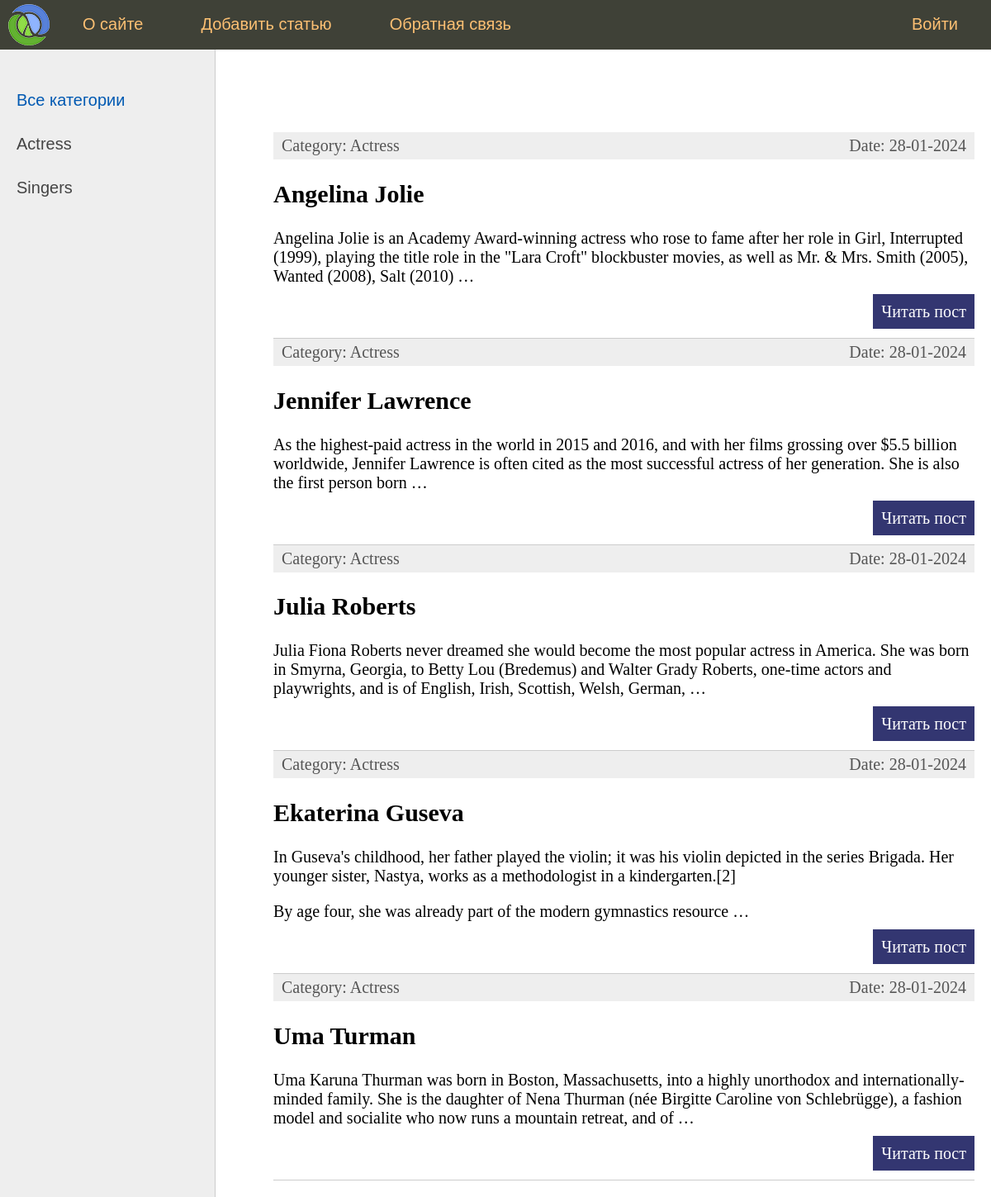
Before: / with the older database file.
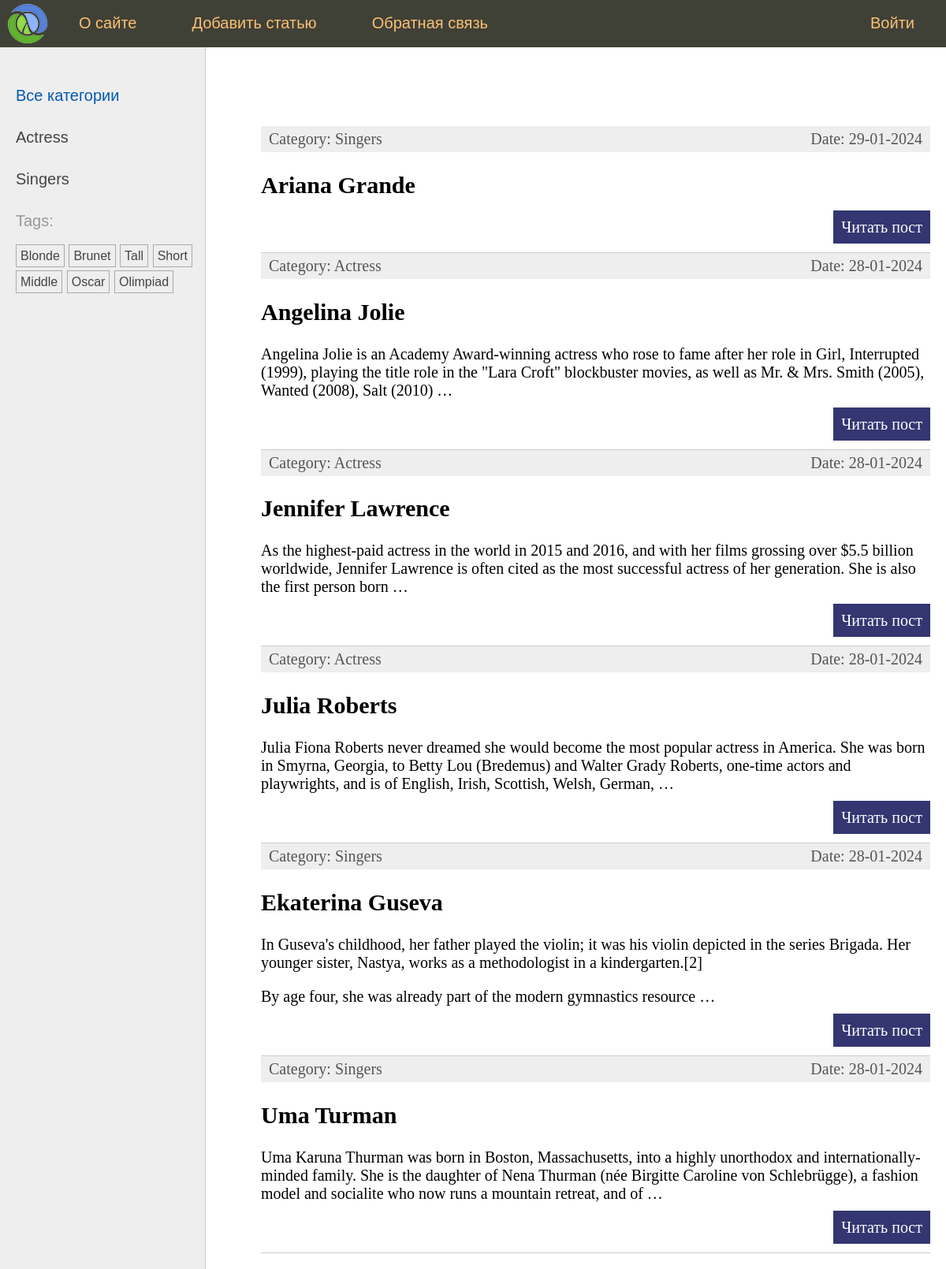
After: the same page with the newer database file.
### women/models.py (models this page shows, shortened)
class Category(models.Model):
    name = models.CharField(max_length=100, db_index = True)
    slug = models.SlugField(max_length=255, unique=True, db_index = True)

class Women(models.Model):
    class Status(models.IntegerChoices):
        DRAFT = 0, 'Not Published'
        PUBLISHED = 1, 'Published'
    title = models.CharField(max_length=255)
    slug = models.SlugField(max_length=255, unique=True, db_index=True)
    content = models.TextField(blank=True)
    time_create = models.DateField(auto_now_add=True)
    time_update = models.DateField(auto_now=True)
    is_published = models.BooleanField(choices = Status.choices, default=Status.PUBLISHED)
    cat = models.ForeignKey('Category', on_delete = models.PROTECT, related_name='posts')
    tags = models.ManyToManyField('TagPost', related_name="tags",blank=True)
    objects = models.Manager()
    published = PublishedManager()
    class Meta:
        ordering = ['-time_create']
        indexes = [
            models.Index(fields=['-time_create'])
        ]
    def get_absolute_url(self):
        return reverse("post", kwargs={"post_slug": self.slug})

class TagPost(models.Model):
    tag = models.CharField(max_length=100, db_index=True)
    slug = models.SlugField(max_length=255, db_index = True,unique=True)

### women/views.py (the view)
# urls.py: path('', views.index, name='home'),
def index(request):
    posts = Women.published.all()
    data = {
    'title': 'Главная страница',
    'menu': menu,
    'posts':posts,
    'cats_selected':0
    }
    return render(request, 'women/index.html', context=data)

### women/models.py (called while the page is built)
    def get_queryset(self) -> QuerySet:
        return super().get_queryset().filter(is_published=Women.Status.PUBLISHED)

### women/templatetags/women_tags.py (called while the page is built)
@register.inclusion_tag('women/list_categories.html')
def show_categories(cats_selected=0):
    cats = Category.objects.all()
    return {'cats':cats,'cats_selected':cats_selected}

@register.inclusion_tag('women/list_tags.html')
def show_all_tags():
    return {'tags':TagPost.objects.all()}

### women/templates/women/index.html (shortened to what this page needs)
{% extends 'base.html' %}
{% block content %}
<ul class="list-articles">
	{% for p in posts %}
			<li>
				<div class="article-panel">
					<p class="first">Category: {{p.cat.name}}</p>
					<p class="last">Date: {{ p.time_update|date:"d-m-Y"}}</p>
					</div>
				<h2>{{p.title}}</h2>
    {% autoescape off %}
	{{p.content|linebreaks|truncatewords:40}}
    {% endautoescape %}
			<p class="link-read-post"><a href="{{p.get_absolute_url}}">Читать пост</a></p>
			</li>
	{% endfor %}
</ul>
{% endblock %}

### templates/base.html (shortened to what this page needs)
{% load static %}
{% load women_tags %}
<!DOCTYPE html>
<html>
<head>
	<link type="text/css" href="{% static 'women/css/styles.css' %}" rel="stylesheet" />
</head>
<body>
<table class="table-page" border=0 cellpadding="0" cellspacing="0">
<tr><td valign=top>
{% block mainmenu %}
		<div class="header">
			<ul id="mainmenu" class="mainmenu">
			<li class="logo"><a href="{% url 'home' %}"><div class="logo"></div></a></li>
{% for m in menu %}
	{% if not forloop.last %}<li>{% else %}<li class="last">{% endif %}
		<a href="{% url m.url_name %}">{{m.title}}</a></li>
{% endfor %}
			</ul>
		</div>
{% endblock mainmenu %}
<table class="table-content" border=0 cellpadding="0" cellspacing="0">
<tr>
	<td valign="top" class="left-chapters">
	<ul id="leftchapters">
		{% if cats_selected == 0 or cats_selected is None %}
			<li class="selected">Все категории</li>
		{% else %}
			<li ><a href="{% url "home" %}">Все категории</a></li>
		{% endif %}
		{% show_categories cats_selected %}
		<li>{%show_all_tags%}</li>
	</ul>
</td>
<td valign="top" class="content">
	<div class="content-text">
{% block content %}
{% endblock %}
	</div>
</body>
</html>

### women/templates/women/list_categories.html
{% for cat in cats %}
{% if cat.id == cat_selected %}
    <li class="selected">{{cat.name}}</li>
{% else %}
    <li><a href="{% url "category" cat.slug %}">{{cat.name}}</a></li>
{% endif %}
{% endfor %}

### women/templates/women/list_tags.html
{% if tags %}
<p>Tags:</p>
<ul class="tags-list">
    {% for tag in tags %}
    <li><a href="{% url "tag" tag.slug %}">{{tag.tag}}</a></li>
    {% endfor %}
</ul>
{% endif %}

Changed rows visible on the page:
added TagPost: tag "Blonde"
added TagPost: tag "Brunet"
added TagPost: tag "Tall"
added TagPost: tag "Short"
added TagPost: tag "Middle"
added TagPost: tag "Oscar"
added TagPost: tag "Olimpiad"
added Women: cat.name "Singers", time_update "29-01-2024", title "Ariana Grande"
changed Women "Ekaterina Guseva": cat.name "Actress" → "Singers"
changed Women "Uma Turman": cat.name "Actress" → "Singers"
Other visible differences:
text now shown: "Tags:"
